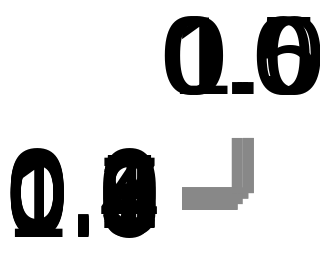

This figure's Vega-Lite source:
### Vega specification from a JSON file in a GitHub repository (floating-point values rounded to 4 significant figures)
{"scales": [{"name": "byMonth", "type": "utc"}, {"name": "byQuarter"}, {"name": "count20"}], "axes": [{"scale": "byMonth", "orient": "bottom", "tickCount": "constructor"}, {"scale": "byQuarter", "orient": "top", "tickCount": 3}, {"scale": "count20", "orient": "left"}]}
